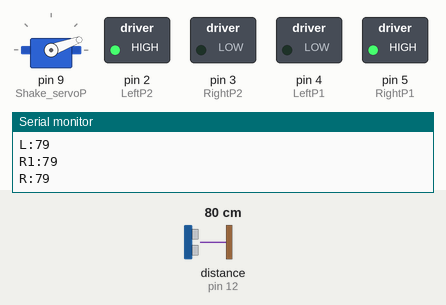
Recording of a sketch running on a simulated Arduino Uno, built with avr-gcc and run on an emulated ATmega328P. Parts: servo, switched loads named in the sketch (green lamp = pin HIGH), the last lines printed to the serial monitor. Wiring (inferred from the names in the program): ultrasonic range finder: trigger pin 13; echo pin 12. Dashed ring = blinking. Inputs (shaded band) come from the test bench; at power-on: distance to the obstacle (sensor on pin 12) 80 cm. The echo pulse lasts 58.3 µs per cm; pins used as bus, display or sensor lines are not drawn.

Above: at 1.2 s.
1.3 s: distance to the obstacle (sensor on pin 12) set to 2 cm
At 3.1 s:
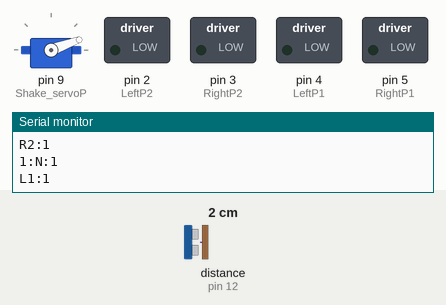
4.3 s: distance to the obstacle (sensor on pin 12) set to 60 cm
At 6.2 s:
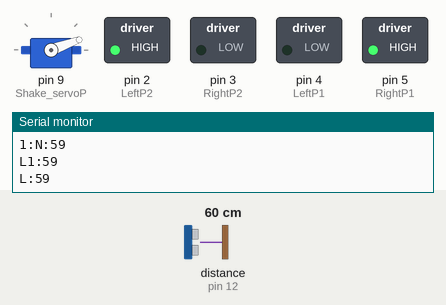
7.3 s: distance to the obstacle (sensor on pin 12) set to 4 cm
At 8.91 s:
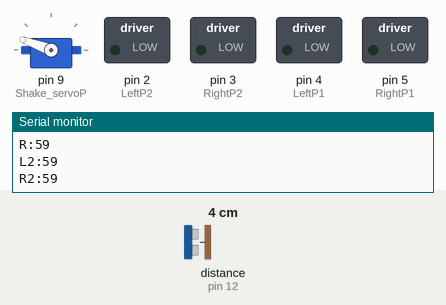
10.3 s: distance to the obstacle (sensor on pin 12) set to 18 cm
At 12.4 s:
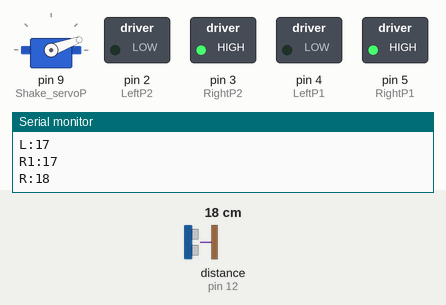
Timing chart, 0 to 14.3 s (numbered marks = the images above; inputs shaded):
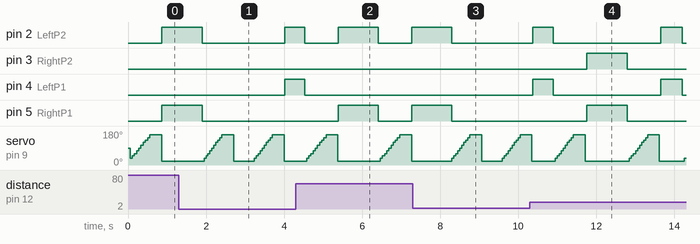

The sketch:

waverun_test11.ino
```cpp
#include "Servo.h"
const int Wall_Echo = 12; // Echo Pin
const int Wall_Trig = 13; // Trigger Pin
const int Shake_servoP = 9; //首振りservo Pin
const int LeftP1   = 4;//RIN
const int RightP1  = 5;//FIN
const int LeftP2   = 2;//RIN
const int RightP2  = 3;//FIN
const int point = 35; //距離の基準
double speed_of_sound = 331.5 + 0.6 * 20;
Servo myservo;
double Duration = 0; //受信した間隔
double Distance[11]; //距離 50°から130までの距離を10°ずつに9個の値を格納
unsigned long lastTime=0;
unsigned long preMillisTime = 0;
unsigned long startTime;
int mode_check =0;//サーボ撮る時0走る時1
bool motorRunning = false; // モーターが動作中かどうかを示すフラグ

int pos[11]={ 20,35,50,60,75,90,105,120,130,145,160 };  //サーボの角度　45°から135°までの11個値を格納

int Count = 1;  //角度のカウント関数
int N=0;   //90°の時の値
int R=0;   //63°の時の値
int R1=0;  //81°の時の値
int R2=0;  //72°の時の値
int L=0;   //117°の時の値
int L1=0;  //99°の時の値
int L2=0;  //108°の時の値

int q=0;   //状態関数　q=0->静止　q=1->直進 q=5->左回転　q=2->右回転


void setup() {
  Serial.begin( 9600 );
  myservo.attach(Shake_servoP);
  pinMode(LeftP1, OUTPUT);
  pinMode(RightP1, OUTPUT);
  pinMode(LeftP2, OUTPUT);
  pinMode(RightP2, OUTPUT);
  pinMode( Wall_Echo, INPUT );
  pinMode( Wall_Trig, OUTPUT );
}
void move(int num_move){//停止0、前進 1、後退-1、右回転2、左回転-2
  if (num_move ==0){
    digitalWrite(RightP1, LOW);
    digitalWrite(LeftP1, LOW);
    digitalWrite(RightP2, LOW);
    digitalWrite(LeftP2, LOW);

  } else if(num_move ==-2){
    digitalWrite(RightP1, LOW);
    digitalWrite(LeftP1, HIGH);
    digitalWrite(RightP2, LOW);
    digitalWrite(LeftP2, HIGH);

  }else if(num_move ==2){
    digitalWrite(RightP1, HIGH);
    digitalWrite(LeftP1, LOW);
    digitalWrite(RightP2, HIGH);
    digitalWrite(LeftP2, LOW);

  }else if(num_move ==1){
    digitalWrite(RightP1, HIGH);
    digitalWrite(LeftP1, LOW);
    digitalWrite(RightP2, LOW);
    digitalWrite(LeftP2, HIGH);

  }else if(num_move ==-1){
    digitalWrite(RightP1, LOW);
    digitalWrite(LeftP1, HIGH);
    digitalWrite(RightP2, HIGH);
    digitalWrite(LeftP2, LOW);

  }
}
void distance_check(){
  myservo.write(pos[Count]);     //サーボを回転
  digitalWrite(Wall_Trig, LOW);
  delayMicroseconds(2);
  digitalWrite(Wall_Trig, HIGH ); //超音波を出力
  delayMicroseconds( 10 ); //
  digitalWrite(Wall_Trig, LOW );
  Duration = pulseIn(Wall_Echo, HIGH ); //センサからの入力
  if (Duration > 0) {
  Duration = Duration/2; //往復距離を半分にする
  Distance[Count] = Duration*speed_of_sound*100/1000000; // 音速を340m/sに設定
  //評価する5つの値をそれぞれ格納
  N=Distance[5];//90
  R=Distance[1];//54
  L=Distance[9];//126
  R1=Distance[3];//72
  L1=Distance[7];//108
  R2=Distance[0];//81
  L2=Distance[10];//99
  Count=(Count+1)%11;

  }
}

void loop() {
  unsigned long currentMillis = millis();
  if (mode_check ==0){
    switch(Count){
      case 0 :
        if (currentMillis - lastTime > 300) {
          lastTime = millis();
          distance_check();
          mode_check =1;
          preMillisTime = millis();
        }
        break;

      default :
        if (currentMillis - lastTime > 50) {
          distance_check();
          lastTime = millis();
        }
        break;
    }}

  if (mode_check ==1){
    Serial.print("1:");
    Serial.print("N:");
    Serial.println(N);
    Serial.print("L1:");
    Serial.println(L1);
    Serial.print("L:");
    Serial.println(L);
    Serial.print("R1:");
    Serial.println(R1);
    Serial.print("R:");
    Serial.println(R);
    Serial.print("L2:");
    Serial.println(L2);
    Serial.print("R2:");
    Serial.println(R2);

    switch(q){
      case 0 :
        if(point<N && point<R1 && point<L1 && point < R && point < L){
          if (!motorRunning) {
            move(1);
            startTime = millis(); // 動作開始時間を記録
            motorRunning = true;
          }else{
            currentMillis = millis();
            if(currentMillis- startTime>=1000){
              move(0);
              q=1;  //状態
              lastTime = millis();
              mode_check =0;
              motorRunning = false;
            }
          }
        }
        else if(N>0 && N<point && R>L){
          q=2;
        }
        else if(N>0 && N<point && L>=R){
          q=5;
        }
        else if(L1>0 && L1<point && R1>point && N>point){
          q=2;
        }
        else if(R1>0 && R1<point && L1>point && N>point){
          q=5;
        }
        else if(N>point && R1>point && L1>point && L<point){
          q=2;
        }
        else if(N>point && R1>point && L1>point && R<point){
          q=5;
        }
        else if(N==0 || R==0 || L==0 || R1==0 || L1==0){
          q=1;
        }
        else{
          if (!motorRunning) {
            move(-1);
            startTime = millis(); // 動作開始時間を記録
            motorRunning = true;
          }else{
            currentMillis = millis();
            if(currentMillis- startTime>=1000){
              move(0);
              q=1;  //状態
              lastTime = millis();
              mode_check =0;
              motorRunning = false;
            }
          }
        }
        break;

      case 1 :

        if(point<N && point<R1 && point<L1&&point<L&&point<R){
          if (!motorRunning) {
            move(1);
            startTime = millis(); // 動作開始時間を記録
            motorRunning = true;
          }else{
            currentMillis = millis();
            if(currentMillis- startTime>=1000){
              move(0);

              mode_check =0;
              motorRunning = false;
            }
          }}
        else{
          if (!motorRunning) {
            move(0);
            startTime = millis(); // 動作開始時間を記録
            motorRunning = true;
          }else{
            currentMillis = millis();
            if(currentMillis- startTime>=500){
              q = 0;
              mode_check =0;
              motorRunning = false;
            }
          }}
        break;

      case 2 :     //右回転
        if (!motorRunning) {
          move(2);
          startTime = millis(); // 動作開始時間を記録
          motorRunning = true;
        }else{
          currentMillis = millis();
          if(currentMillis- startTime>=1000){
            move(0);
            q=0;  //状態
            lastTime = millis();
            mode_check =0;
            motorRunning = false;
            }
          }
        break;
      case 3 :     //右小回転
        if (!motorRunning) {
          move(2);
          startTime = millis(); // 動作開始時間を記録
          motorRunning = true;
        }else{
          currentMillis = millis();
          if(currentMillis- startTime>=500){
            move(0);
            q=0;  //状態
            lastTime = millis();
            mode_check =0;
            motorRunning = false;
            }
          }
        break;

      case 5 :   //左回転
        if (!motorRunning) {
          move(-2);
          startTime = millis(); // 動作開始時間を記録
          motorRunning = true;
        }else{
          currentMillis = millis();
          if(currentMillis- startTime>=1000){
            move(0);
            q=0;  //状態
            lastTime = millis();
            mode_check =0;
            motorRunning = false;
            }
          }
      case 6 :   //左小回転
        if (!motorRunning) {
          move(-2);
          startTime = millis(); // 動作開始時間を記録
          motorRunning = true;
        }else{
          currentMillis = millis();
          if(currentMillis- startTime>=500){
            move(0);
            q=0;  //状態
            lastTime = millis();
            mode_check =0;
            motorRunning = false;
            }
          }
        break;

      default :
        if (!motorRunning) {
          move(-1);
          startTime = millis(); // 動作開始時間を記録
          motorRunning = true;
        }else{
          currentMillis = millis();
          if(currentMillis- startTime>=1000){
            move(0);
            q=0;  //状態
            lastTime = millis();
            mode_check =0;
            motorRunning = false;
            }
          }
        break;
    }

    }
  }
```

Measured:
- after the input at 1.3 s, pin 4 (LeftP1): LOW → HIGH after 2.7 s; pin 5 (RightP1): goes on until 1.9 s, then stays LOW
- after the input at 4.3 s, pin 2 (LeftP2): HIGH → LOW after 2.1 s, → HIGH 0.86 s later; pin 4 (LeftP1): goes on until 4.5 s, then stays LOW; pin 5 (RightP1): LOW → HIGH after 1.1 s, → LOW 1.0 s later, → HIGH 0.86 s later
- after the input at 7.3 s, pin 2 (LeftP2), pin 5 (RightP1): goes on until 8.3 s, then stays LOW
- after the input at 10.3 s, pin 2 (LeftP2), pin 4 (LeftP1): LOW → HIGH after 3.4 s, → LOW 0.55 s later; pin 3 (RightP2), pin 5 (RightP1): LOW → HIGH after 1.5 s, → LOW 1.0 s later
